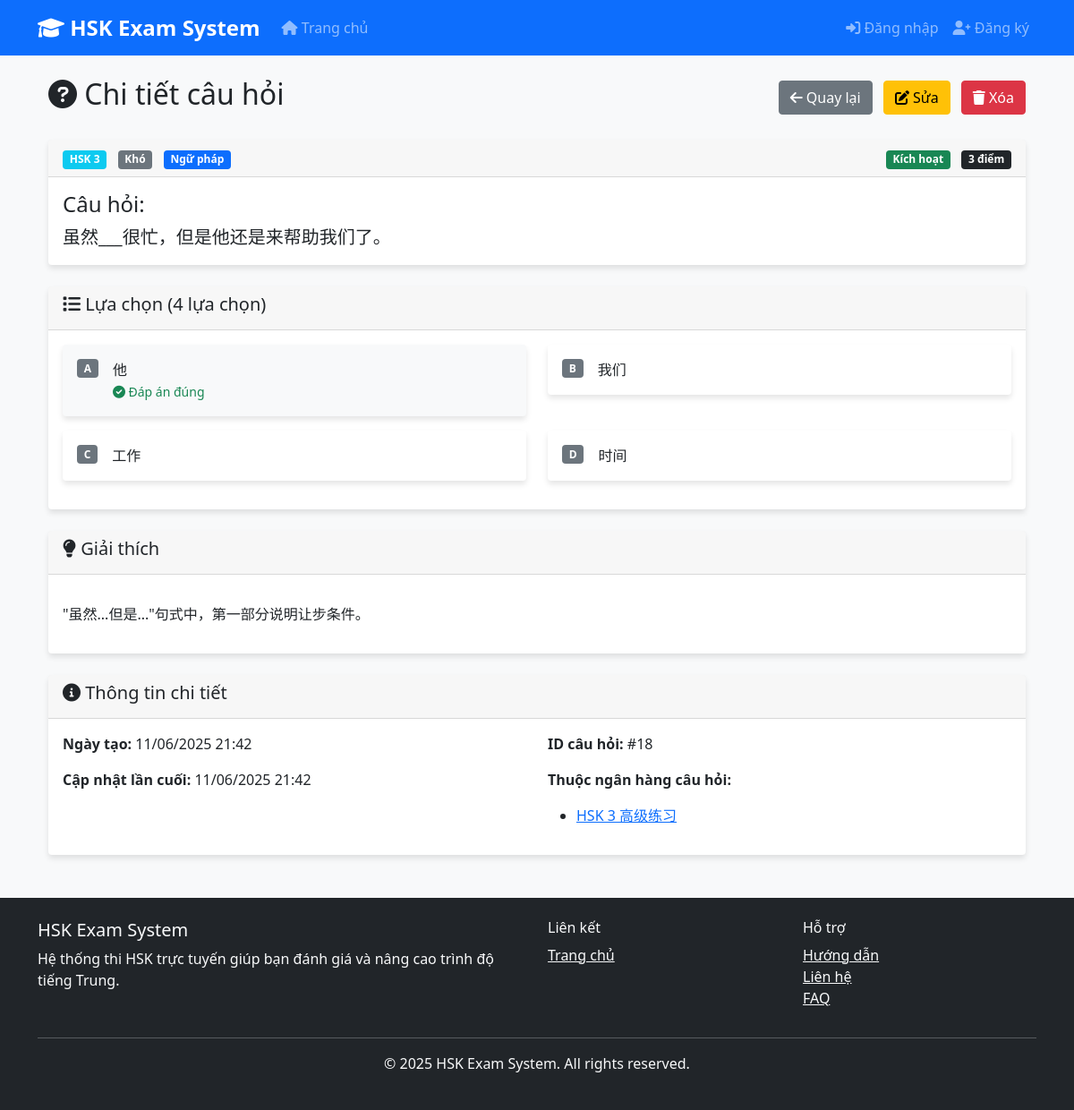
Screenshot of /questions/18/ with the database file from the repository.
### apps/questions/models.py (models this page shows, shortened)
class Question(TimeStampedModel):
    DIFFICULTY_CHOICES = [
        ('easy', 'Dễ'),
        ('medium', 'Trung bình'),
        ('hard', 'Khó'),
    ]
    question_text = models.TextField(
        verbose_name="Câu hỏi",
        help_text="Nội dung câu hỏi"
    )
    question_type = models.ForeignKey(
        QuestionType,
        on_delete=models.CASCADE,
        verbose_name="Loại câu hỏi"
    )
    hsk_level = models.ForeignKey(
        HSKLevel,
        on_delete=models.CASCADE,
        verbose_name="Cấp độ HSK"
    )
    difficulty = models.CharField(
        max_length=10,
        choices=DIFFICULTY_CHOICES,
        default='medium',
        verbose_name="Độ khó"
    )
    passage = models.TextField(
        blank=True,
        verbose_name="Đoạn văn",
        help_text="Đoạn văn đọc hiểu (nếu có)"
    )
    audio_file = models.FileField(
        upload_to='questions/audio/',
        blank=True,
        null=True,
        verbose_name="File âm thanh",
        help_text="File âm thanh cho câu hỏi nghe"
    )
    explanation = models.TextField(
        blank=True,
        verbose_name="Giải thích",
        help_text="Giải thích đáp án đúng"
    )
    points = models.IntegerField(
        default=1,
        validators=[MinValueValidator(1), MaxValueValidator(10)],
        verbose_name="Điểm số",
        help_text="Điểm số cho câu hỏi (1-10)"
    )
    is_active = models.BooleanField(
        default=True,
        verbose_name="Kích hoạt"
    )
    class Meta:
        ordering = ['hsk_level', 'question_type', 'created_at']
        verbose_name = 'Câu hỏi'
        verbose_name_plural = 'Câu hỏi'
        indexes = [
            models.Index(fields=['hsk_level', 'question_type']),
            models.Index(fields=['is_active', 'hsk_level']),
        ]
    def get_correct_choice(self):
        return self.choices.filter(is_correct=True).first()
    def get_choices(self):
        return self.choices.all().order_by('order')

class QuestionType(models.Model):
    name = models.CharField(max_length=50, unique=True)
    description = models.TextField(blank=True)
    class Meta:
        verbose_name = 'Question Type'
        verbose_name_plural = 'Question Types'

class Choice(models.Model):
    question = models.ForeignKey(
        Question,
        on_delete=models.CASCADE,
        related_name='choices',
        verbose_name="Câu hỏi"
    )
    choice_text = models.CharField(
        max_length=500,
        verbose_name="Lựa chọn",
        help_text="Nội dung lựa chọn"
    )
    is_correct = models.BooleanField(
        default=False,
        verbose_name="Đáp án đúng"
    )
    order = models.IntegerField(
        default=0,
        verbose_name="Thứ tự",
        help_text="Thứ tự hiển thị (A=0, B=1, C=2, D=3)"
    )
    class Meta:
        ordering = ['order']
        verbose_name = 'Lựa chọn'
        verbose_name_plural = 'Lựa chọn'
        constraints = [
            models.UniqueConstraint(
                fields=['question', 'order'],
                name='unique_choice_order_per_question'
            )
        ]
    def get_choice_letter(self):
        letters = ['A', 'B', 'C', 'D', 'E', 'F']
        return letters[self.order] if self.order < len(letters) else str(self.order)

class QuestionBank(TimeStampedModel):
    name = models.CharField(
        max_length=200,
        verbose_name="Tên ngân hàng câu hỏi"
    )
    description = models.TextField(
        blank=True,
        verbose_name="Mô tả"
    )
    hsk_level = models.ForeignKey(
        HSKLevel,
        on_delete=models.CASCADE,
        verbose_name="Cấp độ HSK"
    )
    questions = models.ManyToManyField(
        Question,
        related_name='question_banks',
        blank=True,
        verbose_name="Câu hỏi"
    )
    is_active = models.BooleanField(
        default=True,
        verbose_name="Kích hoạt"
    )
    class Meta:
        verbose_name = 'Ngân hàng câu hỏi'
        verbose_name_plural = 'Ngân hàng câu hỏi'
        constraints = [
            models.UniqueConstraint(
                fields=['name', 'hsk_level'],
                name='unique_questionbank_name_per_level'
            )
        ]
    def question_count(self):
        """Get total number of questions in this bank"""
        return self.questions.count()
    question_count.short_description = 'Số câu hỏi'

### apps/common/models.py (models this page shows, shortened)
class HSKLevel(models.Model):
    level = models.IntegerField(unique=True)
    name = models.CharField(max_length=20)
    description = models.TextField(blank=True)
    vocabulary_count = models.IntegerField(default=0)
    class Meta:
        ordering = ['level']
        verbose_name = 'HSK Level'
        verbose_name_plural = 'HSK Levels'

### apps/questions/views.py (the view)
# urls.py: path('<int:pk>/', views.QuestionDetailView.as_view(), name='detail'),
class QuestionDetailView(DetailView):
    model = Question
    template_name = 'questions/question_detail.html'
    context_object_name = 'question'
    def get_context_data(self, **kwargs):
        context = super().get_context_data(**kwargs)
        context['choices'] = self.object.get_choices()
        context['correct_choice'] = self.object.get_correct_choice()
        return context

### templates/questions/question_detail.html (shortened to what this page needs)
{% extends 'base.html' %}
{% block content %}
<div class="container mt-4">
    <div class="row">
        <div class="col-md-12">
            <div class="d-flex justify-content-between align-items-center mb-4">
                <h2><i class="fas fa-question-circle"></i> Chi tiết câu hỏi</h2>
                <div>
                    <a href="{% url 'questions:list' %}" class="btn btn-secondary me-2">
                        <i class="fas fa-arrow-left"></i> Quay lại
                    </a>
                    <a href="{% url 'questions:edit' question.pk %}" class="btn btn-warning me-2">
                        <i class="fas fa-edit"></i> Sửa
                    </a>
                    <a href="{% url 'questions:delete' question.pk %}" class="btn btn-danger"
                       onclick="return confirm('Bạn có chắc chắn muốn xóa câu hỏi này?')">
                        <i class="fas fa-trash"></i> Xóa
                    </a>
                </div>
            </div>
            <div class="card mb-4">
                <div class="card-header">
                    <div class="row">
                        <div class="col-md-6">
                            <span class="badge bg-info me-2">HSK {{ question.hsk_level.level }}</span>
                            <span class="badge bg-secondary me-2">{{ question.get_difficulty_display }}</span>
                            <span class="badge bg-primary">{{ question.question_type.name }}</span>
                        </div>
                        <div class="col-md-6 text-end">
                            {% if question.is_active %}
                                <span class="badge bg-success">Kích hoạt</span>
                            {% else %}
                                <span class="badge bg-warning">Tạm dừng</span>
                            {% endif %}
                            <span class="badge bg-dark ms-2">{{ question.points }} điểm</span>
                        </div>
                    </div>
                </div>
                <div class="card-body">
                    <h4 class="card-title">Câu hỏi:</h4>
                    <p class="card-text fs-5">{{ question.question_text }}</p>
                </div>
            </div>
            <div class="card mb-4">
                <div class="card-header">
                    <h5><i class="fas fa-list"></i> Lựa chọn ({{ choices.count }} lựa chọn)</h5>
                </div>
                <div class="card-body">
                    {% if choices %}
                        <div class="row">
                            {% for choice in choices %}
                                <div class="col-md-6 mb-3">
                                    <div class="card {% if choice.is_correct %}border-success bg-light{% endif %}">
                                        <div class="card-body">
                                            <div class="d-flex align-items-start">
                                                <span class="badge bg-secondary me-3">{{ choice.get_choice_letter }}</span>
                                                <div class="flex-grow-1">
                                                    <p class="mb-0">{{ choice.choice_text }}</p>
                                                    {% if choice.is_correct %}
                                                        <small class="text-success">
                                                            <i class="fas fa-check-circle"></i> Đáp án đúng
                                                        </small>
                                                    {% endif %}
                                                </div>
                                            </div>
                                        </div>
                                    </div>
                                </div>
                            {% endfor %}
                        </div>
                    {% else %}
                        <p class="text-muted">Chưa có lựa chọn nào được tạo.</p>
                    {% endif %}
                </div>
            </div>
            {% if question.explanation %}
                <div class="card mb-4">
                    <div class="card-header">
                        <h5><i class="fas fa-lightbulb"></i> Giải thích</h5>
                    </div>
                    <div class="card-body">
                        <p>{{ question.explanation|linebreaks }}</p>
                    </div>
                </div>
            {% endif %}
            <div class="card">
                <div class="card-header">
                    <h5><i class="fas fa-info-circle"></i> Thông tin chi tiết</h5>
                </div>
                <div class="card-body">
                    <div class="row">
                        <div class="col-md-6">
                            <p><strong>Ngày tạo:</strong> {{ question.created_at|date:"d/m/Y H:i" }}</p>
                            <p><strong>Cập nhật lần cuối:</strong> {{ question.updated_at|date:"d/m/Y H:i" }}</p>
                        </div>
                        <div class="col-md-6">                            <p><strong>ID câu hỏi:</strong> #{{ question.pk }}</p>
                            {% if question.question_banks.exists %}
                                <p><strong>Thuộc ngân hàng câu hỏi:</strong></p>
                                <ul>
                                    {% for bank in question.question_banks.all %}
                                        <li>
                                            <a href="{% url 'questions:banks_detail' bank.pk %}">
                                                {{ bank.name }}
                                            </a>
                                        </li>
                                    {% endfor %}
                                </ul>
                            {% endif %}
                        </div>
                    </div>
                </div>
            </div>
        </div>
    </div>
</div>
{% endblock %}

### static/css/style.css (style rules this page uses)
body { font-family: 'Segoe UI', Tahoma, Geneva, Verdana, sans-serif; background-color: #f8f9fa; }
.card { box-shadow: 0 4px 6px rgba(0, 0, 0, 0.1); border: none; transition: transform 0.2s; }

### rows the page displays
Question: hsk_level.level "3", difficulty "Khó", question_type.name "Ngữ pháp", points "3", question_text "虽然___很忙，但是他还是来帮助我们了。", explanation "\"虽然...但是...\"句式中，第一部分说明让步条件。", created_at "11/06/2025 21:42", updated_at "11/06/2025 21:42", pk "18"
Choice: get_choice_letter "A", choice_text "他", is_correct True (drawn)
Choice: get_choice_letter "B", choice_text "我们"
Choice: get_choice_letter "C", choice_text "工作"
Choice: get_choice_letter "D", choice_text "时间"
QuestionBank: name "HSK 3 高级练习"

### other values shown
{{ choices.count }} "4"
